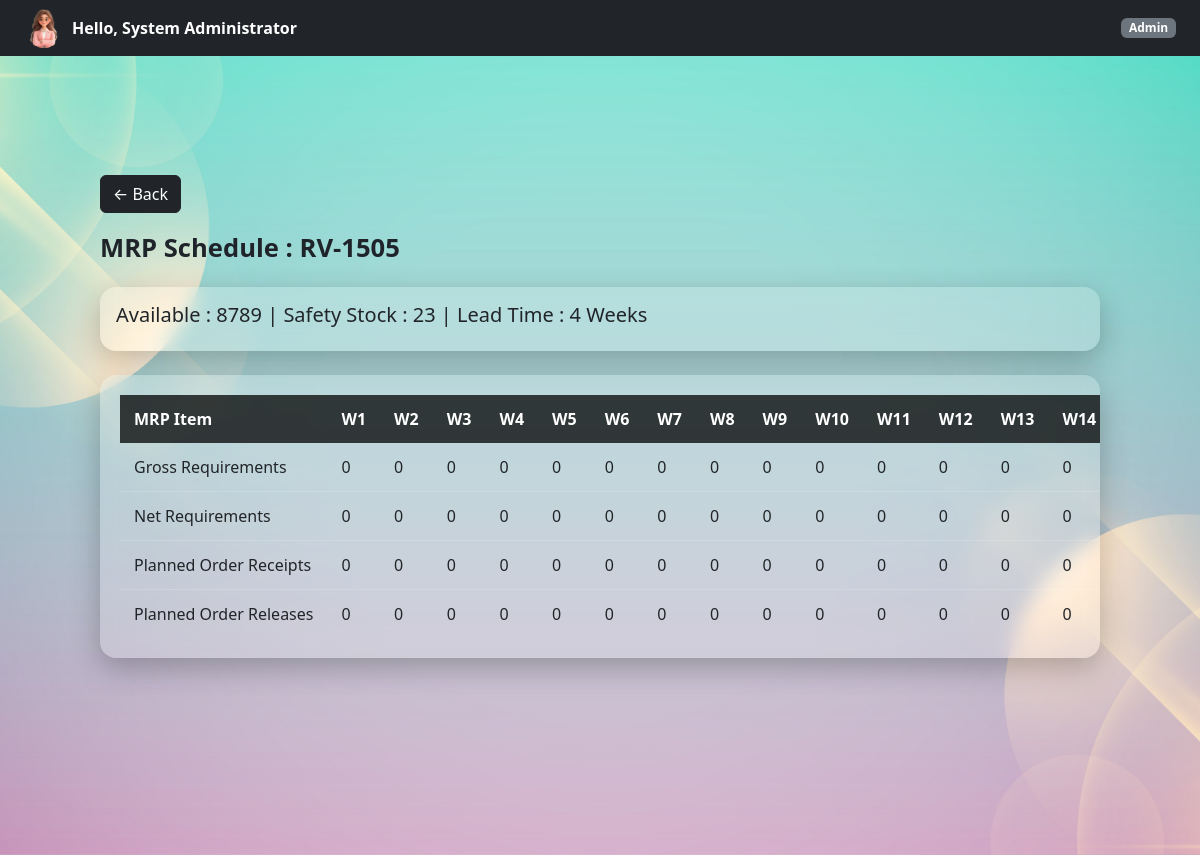
Page /admin/mrp/order/54/material/109 (signed in) on the earlier database version.
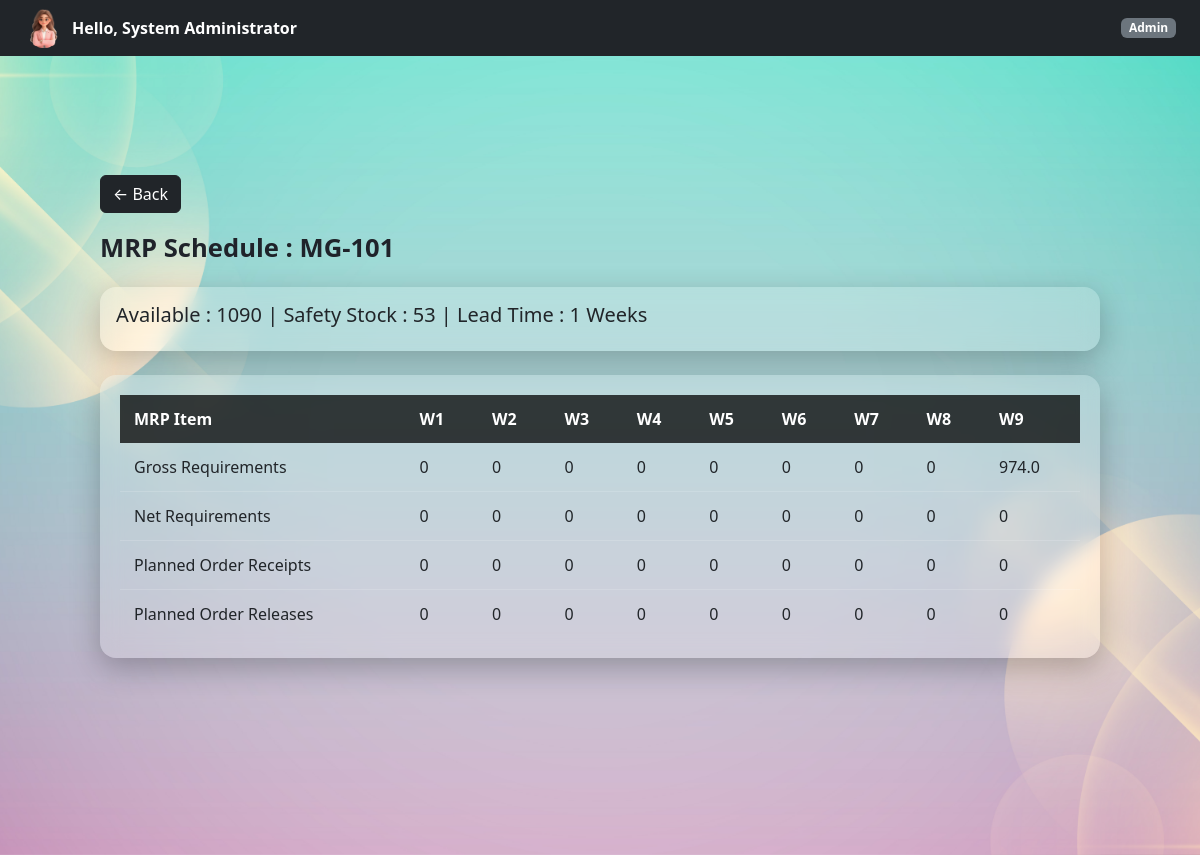
Same page on the later database version.
### controller/models.py (models this page shows)
class Foil(db.Model):
    __tablename__ = "foils"
    id = db.Column(db.Integer, primary_key=True)
    foil_code = db.Column(db.String(50),  nullable=False)
    foil_type = db.Column(db.String(20), nullable=False)
    length_in = db.Column(db.Float, nullable=False)
    breadth_in = db.Column(db.Float, nullable=False)
    quantity = db.Column(db.Integer, default=0)
    price = db.Column(db.Float, nullable=False)

### controller/admin.py (the view, shortened to what this page needs)
@admin_bp.route(
    "/mrp/order/<int:order_id>/material/<int:material_id>"
)
@login_required
@role_required("Admin")
def material_mrp_details(
    order_id,
    material_id
):
    order = MRPOrder.query.get_or_404(order_id)
    material = MementoMaterial.query.get_or_404(
        material_id
    )
    due_week = order.due_week
    gross_requirement = (
        material.quantity_used
        * order.order_quantity
    )
    available = 0
    material_name = ""
    if material.material_type == "Foil":
        item = Foil.query.get(
            material.material_id
        )
        if item:
            available = item.quantity
            material_name = item.foil_code
    supplier = SupplierMaterial.query.filter_by(
        item_type=material.material_type,
        item_name=material_name
    ).first()
    lead_time = 0
    safety_stock = 0
    if supplier:
        lead_time = supplier.lead_time
        safety_stock = supplier.safety_stock
    shortage = max(
        0,
        gross_requirement
        + safety_stock
        - available
    )
    release_week = max(
        1,
        due_week - lead_time
    )
    schedule = {
        "gross": {},
        "net": {},
        "receipt": {},
        "release": {}
    }
    for week in range(1, due_week + 1):
        schedule["gross"][week] = 0
        schedule["net"][week] = 0
        schedule["receipt"][week] = 0
        schedule["release"][week] = 0
    schedule["gross"][due_week] = gross_requirement
    schedule["net"][due_week] = shortage
    schedule["receipt"][due_week] = shortage
    schedule["release"][release_week] = shortage
    return render_template(
        "admin/mrp_schedule.html",
        order=order,
        material_name=material_name,
        due_week=due_week,
        available=available,
        safety_stock=safety_stock,
        lead_time=lead_time,
        schedule=schedule
    )

### templates/admin/mrp_schedule.html (shortened to what this page needs)
{% extends "base.html" %}
{% block page_class %}company-dashboard-bg{% endblock %}
{% block free_content %}
{% include "partials/navbar.html" %}
<div class="dashboard-container">
    <a
    href="{{ url_for(
    'admin.view_single_mrp',
    order_id=order.id
    ) }}"
    class="btn btn-dark mb-3">
        ← Back
    </a>
    <div class="page-title">
        MRP Schedule :
        {{ material_name }}
    </div>
    <div class="glass-table mb-4 p-3">
        <h5>
            Available :
            {{ available }}
            |
            Safety Stock :
            {{ safety_stock }}
            |
            Lead Time :
            {{ lead_time }}
            Weeks
        </h5>
    </div>
    <div class="glass-table">
        <table>
            <thead>
                <tr>
                    <th>MRP Item</th>
                    {% for week in range(1,due_week+1) %}
                    <th>
                        W{{ week }}
                    </th>
                    {% endfor %}
                </tr>
            </thead>
            <tbody>
                <tr>
                    <td>
                        Gross Requirements
                    </td>
                    {% for week in range(1,due_week+1) %}
                    <td>
                        {{ schedule.gross[week] }}
                    </td>
                    {% endfor %}
                </tr>
                <tr>
                    <td>
                        Net Requirements
                    </td>
                    {% for week in range(1,due_week+1) %}
                    <td>
                        {{ schedule.net[week] }}
                    </td>
                    {% endfor %}
                </tr>
                <tr>
                    <td>
                        Planned Order Receipts
                    </td>
                    {% for week in range(1,due_week+1) %}
                    <td>
                        {{ schedule.receipt[week] }}
                    </td>
                    {% endfor %}
                </tr>
                <tr>
                    <td>
                        Planned Order Releases
                    </td>
                    {% for week in range(1,due_week+1) %}
                    <td>
                        {{ schedule.release[week] }}
                    </td>
                    {% endfor %}
                </tr>
            </tbody>
        </table>
    </div>
</div>
{% endblock %}

Differences in the rows shown:
no longer on this page (row edited): Foil: foil_code "RV-1505", quantity "8789"
now on this page (row edited): Foil: foil_code "MG-101", quantity "1090"
Other differences:
{{ safety_stock }}: "23" → "53"
{{ lead_time }}: "4" → "1"
new list line: "974.0"
list line gone: "W 10"
list line gone: "W 11"
list line gone: "W 12"
list line gone: "W 13"
list line gone: "W 14"
list line gone: "0"
